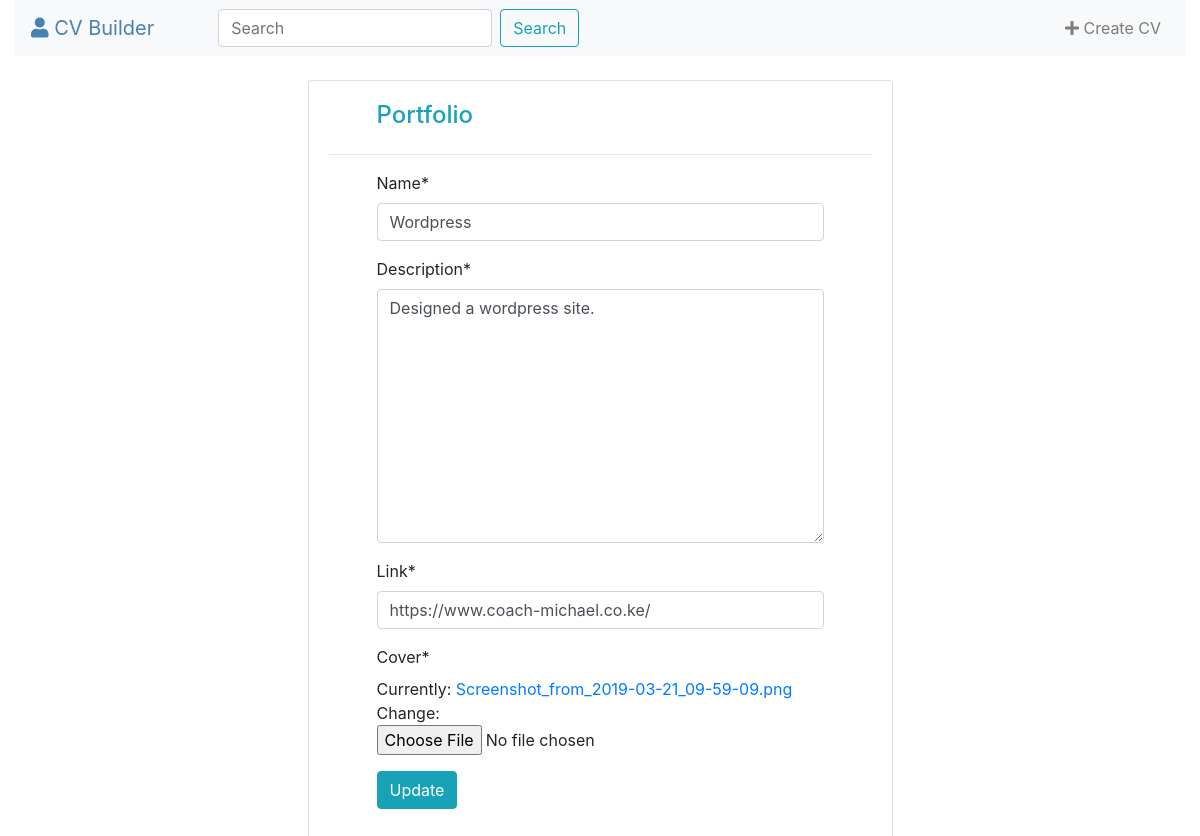
The page /1/portfolio-update on the database its author committed.
### usercv/models.py (models this page shows, shortened)
class Cv(models.Model):
    title = models.CharField(max_length=50, default='Section Title')
    created = models.DateTimeField(auto_now_add=True)
    updated = models.DateTimeField(auto_now=True)
    class Meta:
        abstract = True

class Portfolio(Cv):
    user = models.ForeignKey(User, on_delete=models.CASCADE)
    name = models.CharField(max_length=30)
    description = models.TextField()
    link = models.URLField()
    cover = models.FileField()

### usercv/views.py (the view, shortened to what this page needs)
# urls.py: path('<int:pk>/portfolio-update', views.PortfolioUpdateView.as_view(), name='portfolio-update'),
class PortfolioUpdateView(UpdateView):
    model = Portfolio
    fields = ['name', 'description', 'link', 'cover']

### usercv/templates/usercv/portfolio_form.html (shortened to what this page needs)
{% extends 'usercv/base.html' %}
{% load crispy_forms_tags %}
{% block content %}
     <br>
    <div class="row">
    <div class="col-sm-3"></div>
    <div class="col-sm-6">
    <div class="card card-body">
        <h4 class="text-info ml-5">Portfolio</h4><hr>
        <form class="form-horizontal mr-5 ml-5" action="" method="post" enctype="multipart/form-data">
            {{ form|crispy }}
            <div class="form-group">
                <button type="submit" class="btn btn-info">{% if object %}Update{% else %}Submit{% endif %}</button>
            </div>
        </form>
    </div>
    </div>
    </div>
{% endblock %}

### rows shown on the page
Portfolio: name "Wordpress", description "Designed a wordpress site.", link "https://www.coach-michael.co.ke/"
